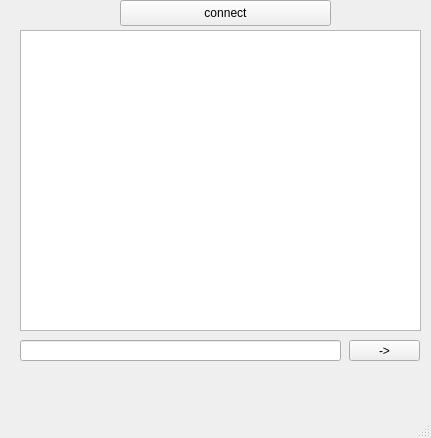
<?xml version="1.0" encoding="UTF-8"?>
<ui version="4.0">
 <class>MainWindow</class>
 <widget class="QMainWindow" name="MainWindow">
  <property name="geometry">
   <rect>
    <x>0</x>
    <y>0</y>
    <width>431</width>
    <height>438</height>
   </rect>
  </property>
  <property name="windowTitle">
   <string>MainWindow</string>
  </property>
  <widget class="QWidget" name="centralwidget">
   <widget class="QPushButton" name="pushButton">
    <property name="geometry">
     <rect>
      <x>120</x>
      <y>0</y>
      <width>211</width>
      <height>26</height>
     </rect>
    </property>
    <property name="text">
     <string>connect</string>
    </property>
   </widget>
   <widget class="QLineEdit" name="lineEdit">
    <property name="geometry">
     <rect>
      <x>20</x>
      <y>340</y>
      <width>321</width>
      <height>21</height>
     </rect>
    </property>
   </widget>
   <widget class="QPushButton" name="pushButton_2">
    <property name="geometry">
     <rect>
      <x>349</x>
      <y>340</y>
      <width>71</width>
      <height>21</height>
     </rect>
    </property>
    <property name="text">
     <string>-&gt;</string>
    </property>
   </widget>
   <widget class="QTextBrowser" name="textBrowser">
    <property name="geometry">
     <rect>
      <x>20</x>
      <y>30</y>
      <width>401</width>
      <height>301</height>
     </rect>
    </property>
   </widget>
  </widget>
  <widget class="QMenuBar" name="menubar">
   <property name="geometry">
    <rect>
     <x>0</x>
     <y>0</y>
     <width>431</width>
     <height>23</height>
    </rect>
   </property>
  </widget>
  <widget class="QStatusBar" name="statusbar"/>
 </widget>
 <resources/>
 <connections/>
</ui>
